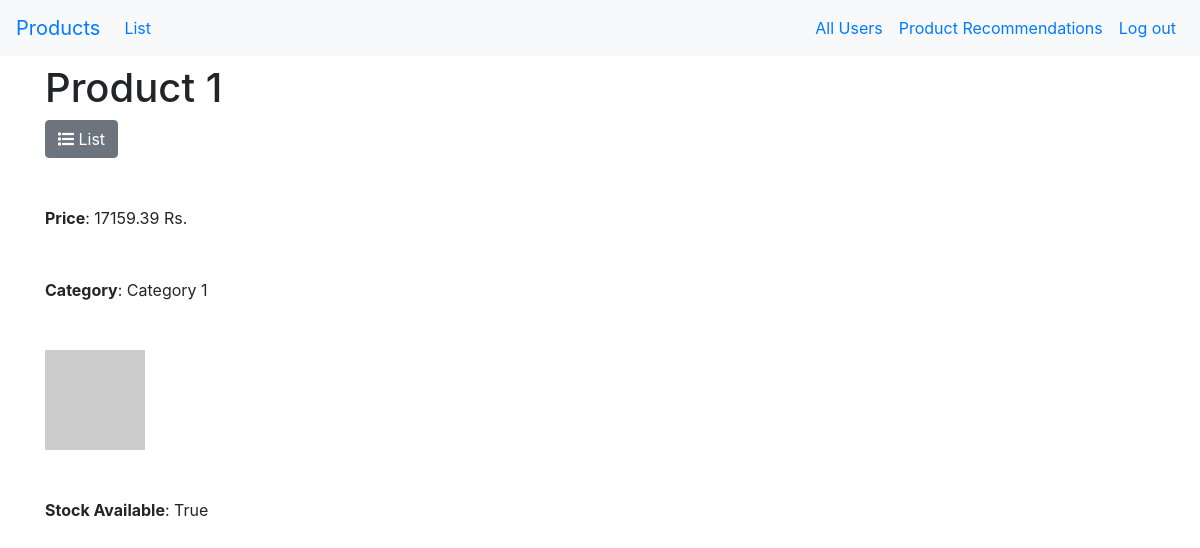
Page /products/1/ (signed in) on the committed database.
### products/models.py (models this page shows, shortened)
class Product(models.Model):
    name = models.CharField(max_length=100)
    category = models.CharField(max_length=100)
    image = models.URLField(blank=True)
    stock = models.BooleanField(default=True)
    price = models.DecimalField(max_digits=8, decimal_places=2)
    saleprice = models.DecimalField(max_digits=8, decimal_places=2)

### products/views.py (the view)
# urls.py: path("products/<pk>/", ProductView.as_view(), name="view"),
class ProductView(DetailView):
    def get(self, request, pk):
        product = Product.objects.get(pk=pk)
        viewed(request, pk)
        return render(request, "products/view.html", {'product':product})

### accounts/views.py (called while the page is built)
def viewed(request, product_id):
    accountsObj = User.objects.get(username=request.user.username)
    productObj = Product.objects.get(pk=product_id)
    viewed = accountsObj.viewed.all()
    if productObj not in viewed:
        accountsObj.viewed.add(productObj.id)
    return None

### products/templatetags/products.py (called while the page is built)
@register.filter()
def format_price(product_price):
    formatted_price_value = floatformat(product_price, 2)
    return f"{formatted_price_value} Rs."

### templates/products/view.html (shortened to what this page needs)
{% extends "layout.html" %}
{% load products core %}
{% block content %}
    <h1>{{ product.name }}</h1>
    <div class="btn-group">
        <a class="btn btn-secondary" href="{% url 'products:list' %}">
            <i class="fa fa-list"></i> List
        </a>
    </div>
    <p class="mt-5 mb-1">
        <b>Price</b>: {{ product.price|format_price }}
    </p>
    <p class="mt-5 mb-1">
        <b>Category</b>: {{ product.category }}
    </p>
    <p class="mt-5 mb-1">
        <img src={{ product.image }} width="100" height="100">
    </p>
    <p class="mt-5 mb-1">
        <b>Stock Available</b>: {{ product.stock }}
    </p>
{% endblock %}

### rows in the picture
Product: name "Product 1", price "17159.39 Rs.", category "Category 1", stock "True"
